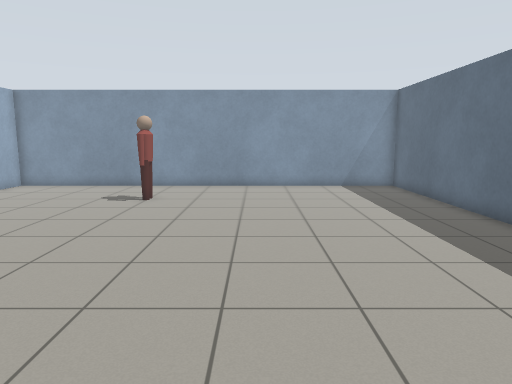
[1] (above)

19 first-person views from a walk through a Gazebo world. The camera is 1.2 m above the floor, tilts 8° down and sees 70° across. The floor is counted in squares, 0.5 m on a side. Each view is taken from the middle of a square. On the plan, view 1 faces up. The plan holds only what a view shows up to about 20 squares ahead; the rest is blank. Simple shapes stand in for some stock models.

[2]
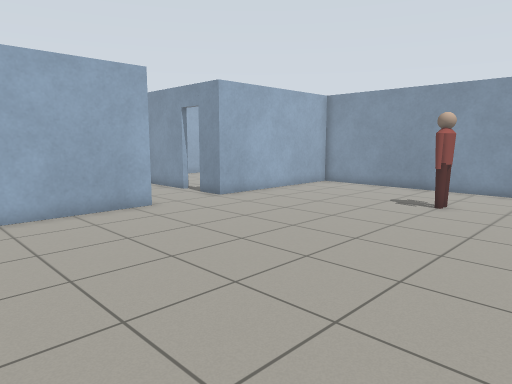

[3]
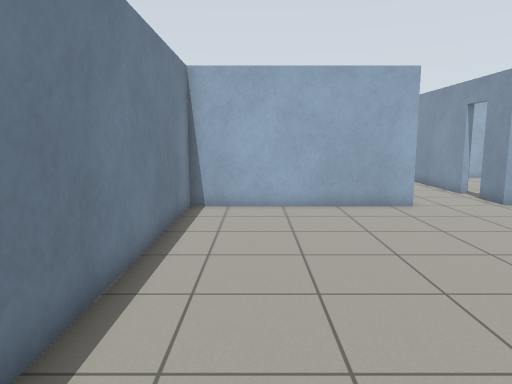

[4]
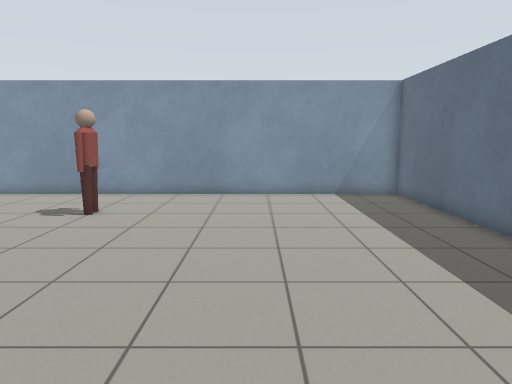

[5]
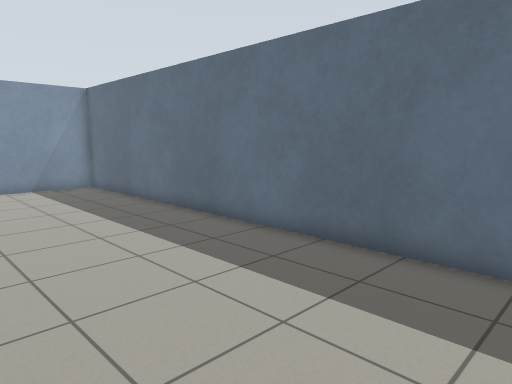

[6]
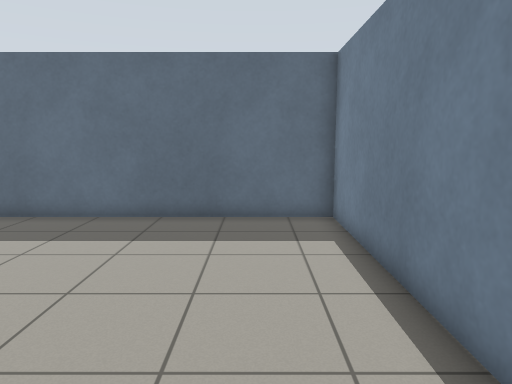

[7]
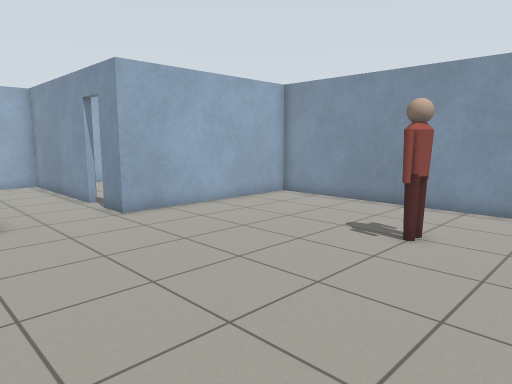

[8]
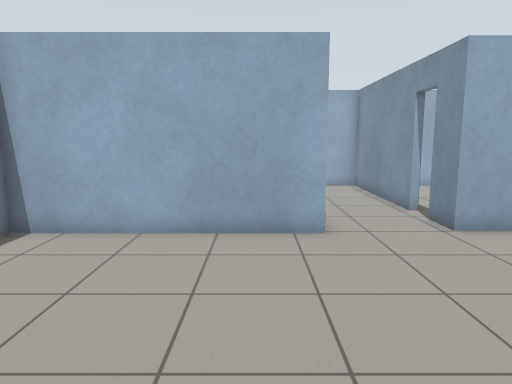

[9]
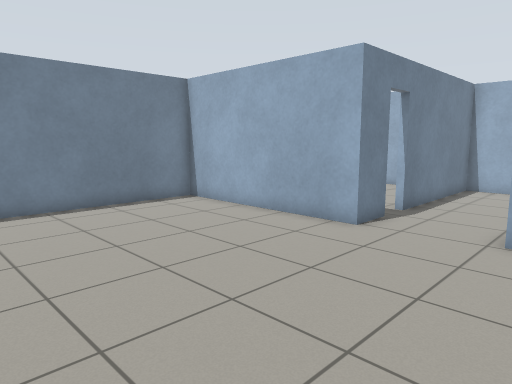

[10]
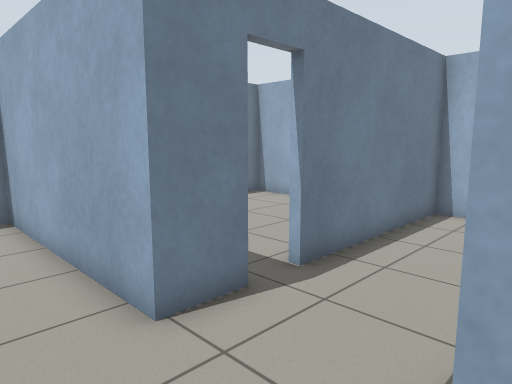

[11]
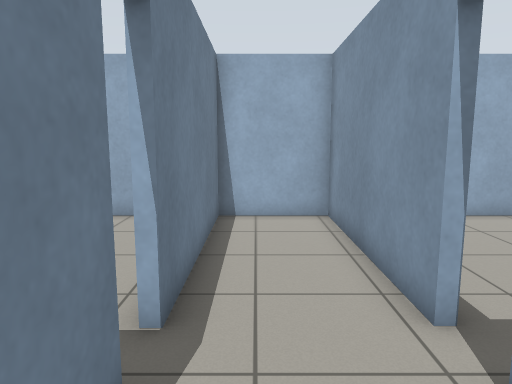

[12]
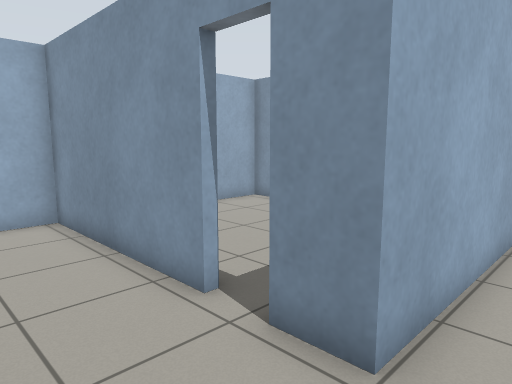

[13]
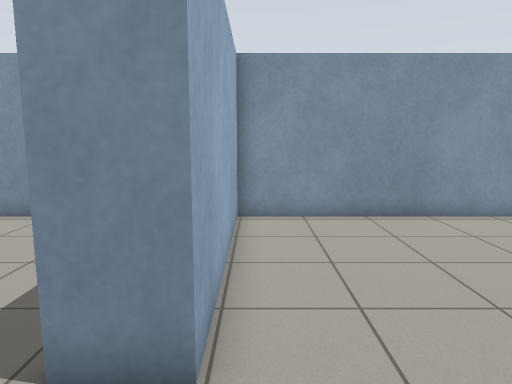

[14]
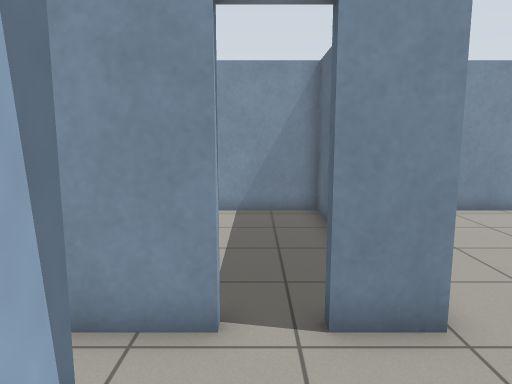

[15]
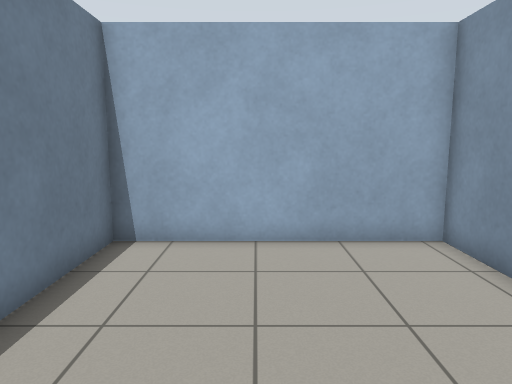

[16]
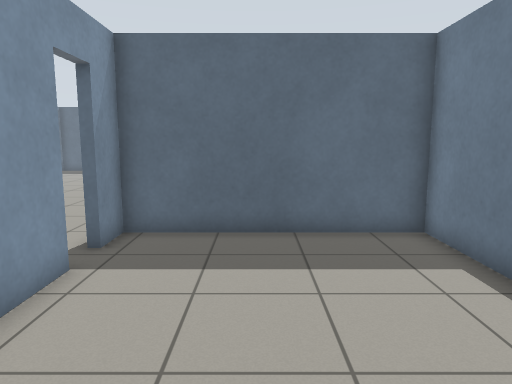

[17]
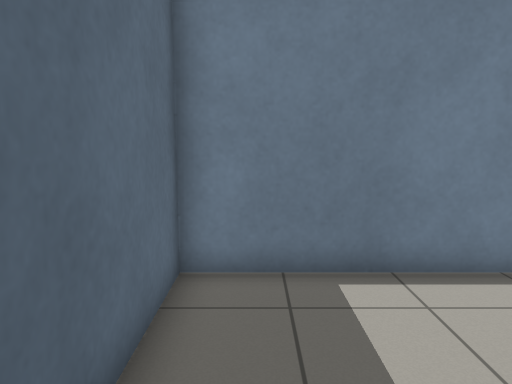

[18]
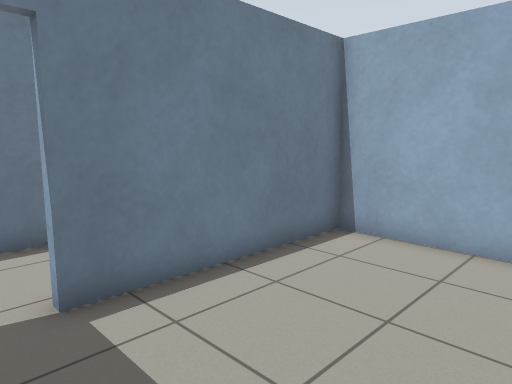

[19]
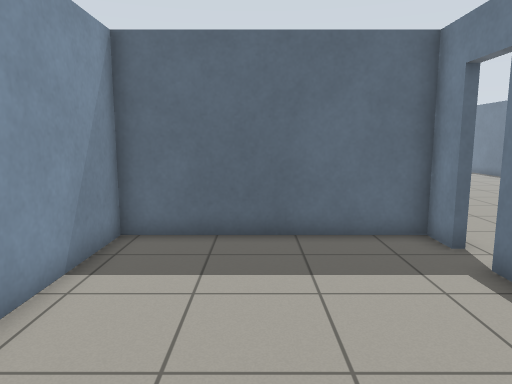

### Floor plan
Points are (right, up) in squares from view 1. A wall is a line through its corners. A room is listed if a view was taken in it or the views show most of it. See-through windows are left out.
Room 1 (views 1, 2, 3, 4, 5, 6, 7, 8, 9, 10, 11, 12, 13)
walls: (-14.1, 7.8) (-12.3, 7.8) (-12.3, -0.4) (7.3, -0.4) (7.3, 19.5) (-12.6, 19.5) (-12.6, 11.3) (-14.1, 11.3); (-15.4, 11.3) (-22.6, 11.3) (-22.6, 7.8) (-15.4, 7.8)
ways out: open door at (-14.5, 8) to room 2; open door at (-14.7, 11.3) to room 3
objects: person (-5, 15) to (-4, 15)
Room 2 (views 14, 15, 16, 17)
walls: (-20.1, 7.5) (-22.6, 7.5) (-22.6, -0.4) (-12.6, -0.4) (-12.6, 7.5) (-14.1, 7.5); (-15.4, 7.5) (-17.2, 7.5)
ways out: open door at (-14.5, 8) to room 1
Room 3 (views 18, 19)
walls: (-19.1, 19.5) (-20.1, 19.5); (-21.6, 19.5) (-22.6, 19.5) (-22.6, 11.6) (-15.4, 11.6); (-14.1, 11.6) (-12.9, 11.6) (-12.9, 19.5) (-17.4, 19.5)
ways out: open door at (-14.7, 11.3) to room 1

Positions as (right, up) in squares from view 1, and headings:
1: (0, 0), facing up
2: (0, 1), facing up-left
3: (1, 2), facing left
4: (1, 3), facing up
5: (0, 0), facing up-right
6: (-4, 2), facing right
7: (-1, 6), facing up-left
8: (-3, 6), facing left
9: (-3, 13), facing down-left
10: (-10, 12), facing down-left
11: (-11, 9), facing left
12: (-11, 8), facing up-left
13: (-12, 8), facing up
14: (-15, 7), facing up
15: (-14, 3), facing left
16: (-22, 4), facing right
17: (-14, 6), facing down
18: (-14, 17), facing down-left
19: (-22, 16), facing right
